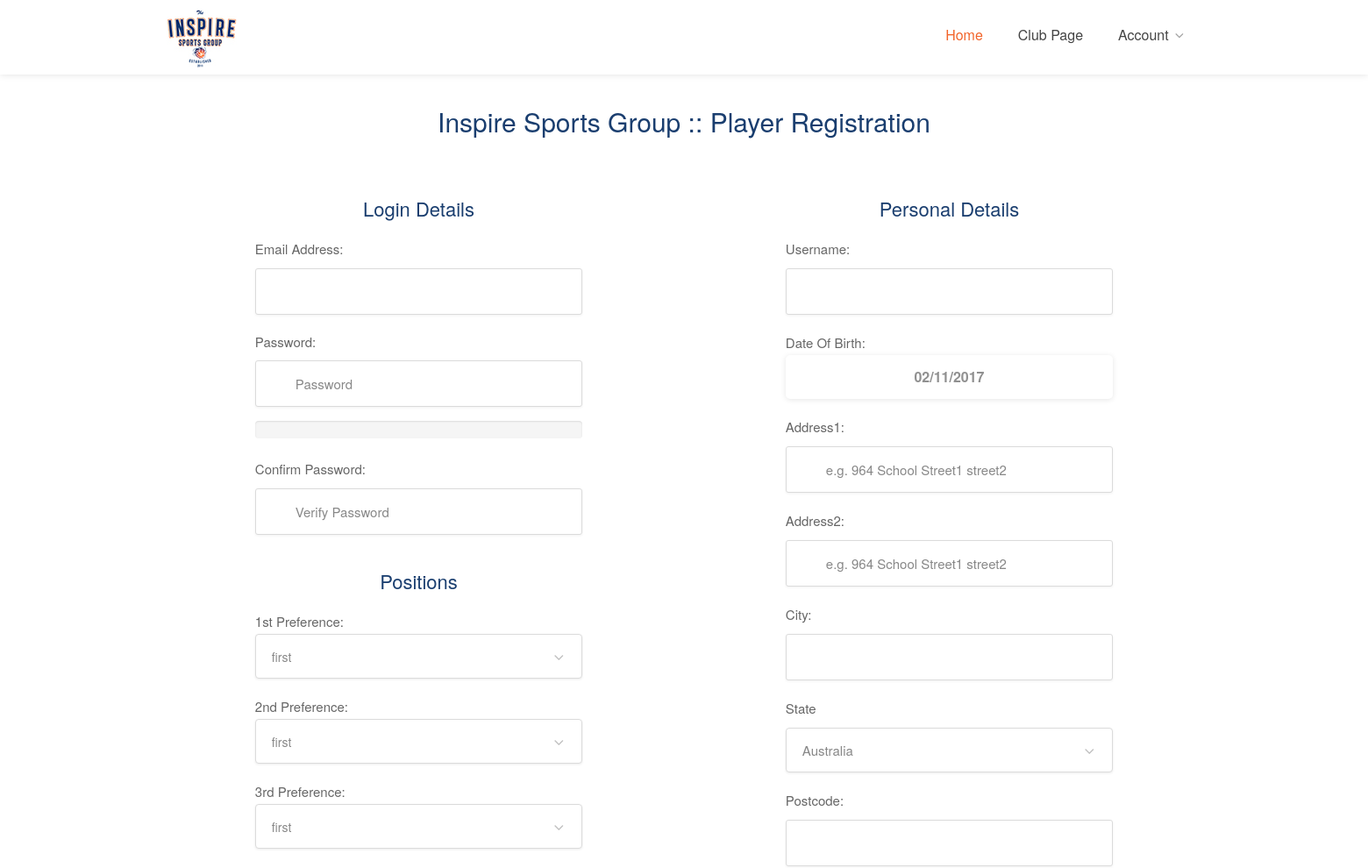
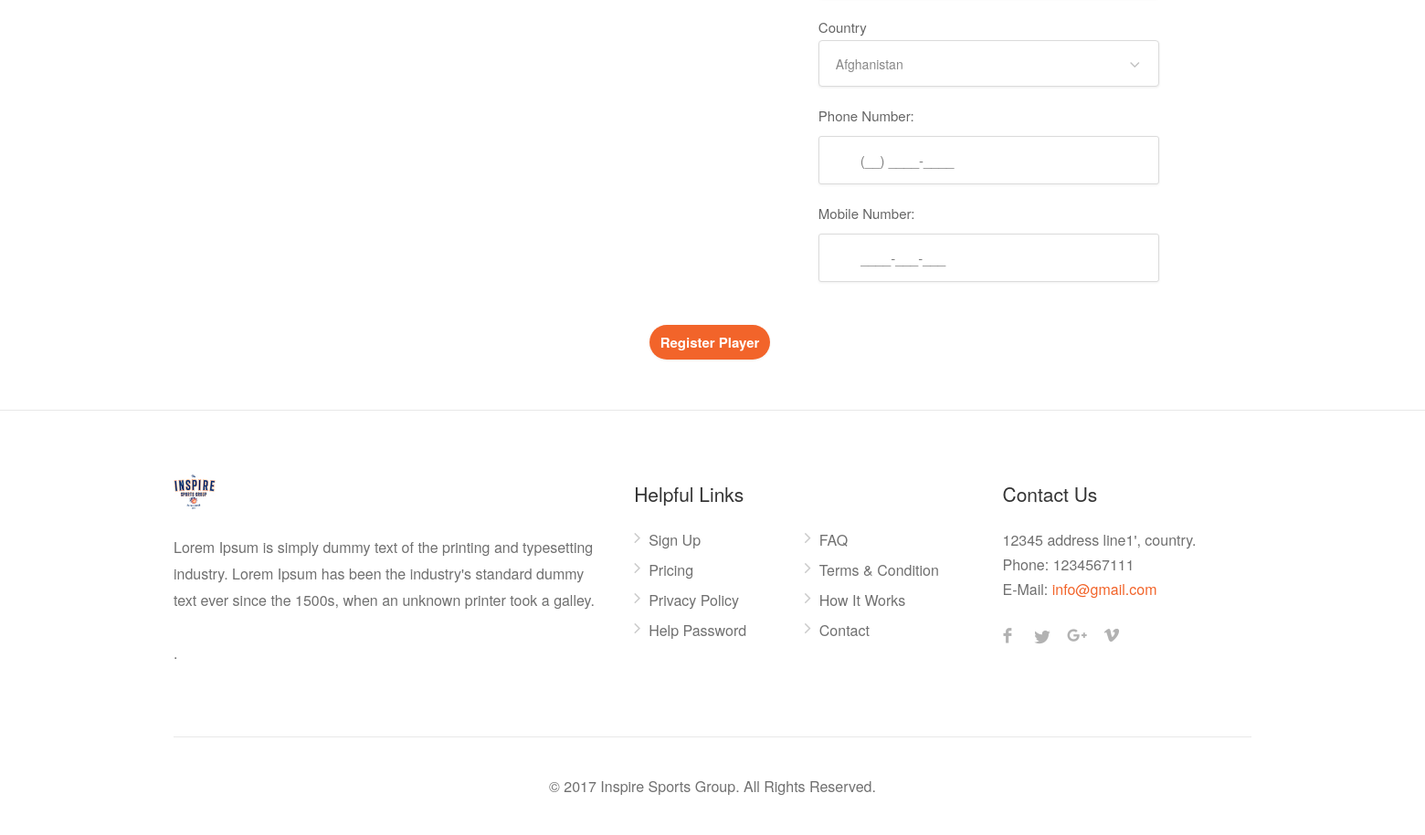
Screenshot of /index.php/netball/playerRegistration with the database file from the repository (2 pictures, top to bottom).
### tables this page shows
CREATE TABLE IF NOT EXISTS `tbl_position` (
  `position_id` int(11) NOT NULL AUTO_INCREMENT,
  `position_title` varchar(255) NOT NULL,
  PRIMARY KEY (`position_id`)
);

CREATE TABLE IF NOT EXISTS `tbl_countries` (
  `id` int(11) NOT NULL AUTO_INCREMENT,
  `country_code` varchar(2) NOT NULL DEFAULT '',
  `country_name` varchar(100) NOT NULL DEFAULT '',
  PRIMARY KEY (`id`)
);

CREATE TABLE IF NOT EXISTS `tbl_about_us` (
  `about_id` int(11) NOT NULL AUTO_INCREMENT,
  `description` longtext NOT NULL,
  PRIMARY KEY (`about_id`)
);

CREATE TABLE IF NOT EXISTS `tbl_contact_us` (
  `contact_us_id` int(11) NOT NULL AUTO_INCREMENT,
  `email` varchar(255) NOT NULL,
  `phone` varchar(255) NOT NULL,
  `address` longtext NOT NULL,
  PRIMARY KEY (`contact_us_id`)
);

### application/views/content_handler.php (called while the page is built)
<?php include('header.php');?>
<?php include('navbar.php');?>
<?php include('content.php');?>
<?php include('footer.php');?>

### application/controllers/Netball.php (called while the page is built, shortened)
<?php
class Netball extends CI_Controller {
    public function __construct()
    {
        $this->load->library(array('session'));
        $this->load->model('Netballmodel');
    }
    public function playerRegistration()
    {
        $data['postionlist'] = $this->Netballmodel->getpostionlist();
        $data['countrylist'] = $this->Netballmodel->getcountrylist();
        $data['aboutusinfo'] = $this->Netballmodel->getaboutusinfo();
        $data['sociallinkdatalist'] = $this->Netballmodel->getsociallinkdatalist();
        $data['contactusinfo'] = $this->Netballmodel->getcontactusinfo();
        $data['pageName'] = "PLAYER_REGISTRATION";
        $this->load->view("content_handler", $data);
    }
}

### index.php (called while the page is built, shortened)
<?php
require_once BASEPATH.'core/CodeIgniter.php';

### application/models/Netballmodel.php (called while the page is built, shortened)
<?php
Class Netballmodel extends CI_Model
{
    public function getcountrylist()
    {
        $this->db->select('*');
        $this->db->from('tbl_countries');
        return $this->db->get()->result();
    }
    public function getpostionlist()
    {
        $this->db->select('*');
        $this->db->from('tbl_position');
        return $this->db->get()->result();
    }
     public function getaboutusinfo()
    {
        $this->db->select('*');
        $this->db->from('tbl_about_us');
        return $this->db->get()->row();
    }
     public function getcontactusinfo()
    {
        $this->db->select('*');
        $this->db->from('tbl_contact_us');
        return $this->db->get()->row();
    }
     public function getsociallinkdatalist()
    {
        $this->db->select('*');
        $this->db->from('tbl_social_link');
        $this->db->where('status',1);
        return $this->db->get()->result();
    }
}

### application/views/contents/player-registration.php (the view, shortened to what this page needs)
<div class="fullwidth-box padding-bottom-35" id="services">
			<div class="container">
            <h3 class="headline centered margin-bottom-45 padding-top-35">Inspire Sports Group :: Player Registration</h3>
				<div class="row">
                    <form method="post" id="player_reg" action="<?php echo site_url();?>/netball/playerRegistrationFormdata" class="sign-in-form" enctype="multipart/form-data">
							<div class="col-md-4 col-md-offset-1">
                             <h4 class="headline centered margin-bottom-15 padding-top-25">Login Details</h4>
							<p class="form-row form-row-wide">
								<label for="email_player">Email Address:
									<i class="im im-icon-Mail"></i>
									<input type="text" class="input-text" name="email" id="email_player" />
								</label>
							</p>
							<div class="form-row form-group form-row-wide">
								<label for="password_player">Password:
									<i class="im im-icon-Lock-2" style="top: 48px;"></i>
									<input class="input-text exampleInputPassword1" type="password" pattern="^\S{6,}$" onchange="this.setCustomValidity(this.validity.patternMismatch ? 'Must have at least 6 characters' : ''); if(this.checkValidity()) form.confrimpassword.pattern = this.value;" placeholder="Password" name="password" id="password_player"/>
                                    <div class="progress">
                                    </div>
								</label>
							</div>
							<p class="form-row form-row-wide">
								<label for="confrimpassword">Confirm Password:
									<i class="im im-icon-Lock-2"></i>
									<input class="input-text" type="password" name="confrimpassword" id="confrimpassword" pattern="^\S{6,}$" onchange="this.setCustomValidity(this.validity.patternMismatch ? 'Please enter the same Password as above' : '');" placeholder="Verify Password" required/>
								</label>
							</p>
                            <h4 class="headline centered margin-bottom-15 padding-top-25">Positions</h4>
                            <p class="form-row form-row-wide">
                            <label for="position1_player">1st Preference:
                            <select name="position1" id="position1_player" class="chosen-select-no-single" style="display: none;">
							    <?php foreach ($postionlist as $postion) { ?>
                                    <option value="<?php if (!empty($postion->position_title)) echo $postion->position_title; ?>"><?php if (!empty($postion->position_title)) echo $postion->position_title; ?></option>
                                <?php } ?>
							</select>
                            </label>
                            </p>
                            <p class="form-row form-row-wide">
                            <label for="position2_player">2nd Preference:
                            <select name="position2" id="position2_player" class="chosen-select-no-single" style="display: none;">
	                           <?php foreach ($postionlist as $postion) { ?>
                                    <option value="<?php if (!empty($postion->position_title)) echo $postion->position_title; ?>"><?php if (!empty($postion->position_title)) echo $postion->position_title; ?></option>
                                <?php } ?>
							  </select>
                            </label>
                            </p>
                            <p class="form-row form-row-wide">
                            <label for="position3_player">3rd Preference:
                            <select name="position3" id="position3_player" class="chosen-select-no-single" style="display: none;">
								<?php foreach ($postionlist as $postion) { ?>
                                    <option value="<?php if (!empty($postion->position_title)) echo $postion->position_title; ?>"><?php if (!empty($postion->position_title)) echo $postion->position_title; ?></option>
                                <?php } ?>
							 </select>
                            </label>
                            </p>
                            </div>
                            <div class="col-md-4 col-md-offset-2">
                            <h4 class="headline centered margin-bottom-15 padding-top-25">Personal Details</h4>
                            <p class="form-row form-row-wide">
								<label for="username_player">Username:
									<i class="im im-icon-Male"></i>
									<input type="text" class="input-text" name="username" id="username_player" required/>
								</label>
							</p>
                            <p class="form-row form-row-wide">
								<label for="dateofbirth_player">Date Of Birth:
                                  <input type="text" name="dateofbirth" id="booking-date" data-lang="en" data-large-mode="true" data-min-year="1800" data-max-year="2020" data-format="d/m/Y">
								</label>
							</p>
                            <p class="form-row form-row-wide">
                                <label for="address">Address1:
                                    <i class="im im-icon-Location-2"></i>
                                    <input type="text" name="address1" id="address1" placeholder="e.g. 964 School Street1 street2" required>
                                </label>
                            </p>
                            <p class="form-row form-row-wide">
                                <label for="address">Address2:
                                    <i class="im im-icon-Location-2"></i>
                                    <input type="text" name="address2" id="address2" placeholder="e.g. 964 School Street1 street2">
                                </label>
                            </p>
							 <p class="form-row form-row-wide">
								<label for="city_player">City:
									<i class="im im-icon-City-Hall"></i>
									<input type="text" class="input-text" name="city" id="city_player" required />
								</label>
							</p>
                        <p class="form-row form-row-wide">
                            <label for="select1">State</label>
                            <select name="state" id="state" class="chosen-select-no-single"  required>
                                <option value="Australia" selected>Australia</option>
                            </select>
                        </p>
                            <p class="form-row form-row-wide">
								<label for="postcode_player">Postcode:
									<i class="im im-icon-Post-Office"></i>
									<input type="text" class="input-text" name="postcode" id="postcode_player" required />
								</label>
							</p>
							<p class="form-row form-row-wide">
                            <label for="country_player">Country
                            <select class="chosen-select-no-single" id="country_player" name="country" required style="display: none;">
                                <?php foreach ($countrylist as $country) { ?>
								    <option value="<?php if (!empty($country->country_name)) echo $country->country_name; ?>"><?php if (!empty($country->country_name)) echo $country->country_name; ?></option>
								<?php } ?>
							  </select>
                            </label>
                            </p>
                        <p class="form-row form-row-wide">
                            <label for="phonenumber">Phone Number:
                                <i class="im im-icon-Phone"></i>
                                <input id="phone" type="tel" name="phone" value="(__) ____-____" >
                            </label>
                        </p>
                        <p class="form-row form-row-wide">
                            <label for="mobilenumber">Mobile Number:
                                <i class="im im-icon-Phone-4G"></i>
                                <input id="phone2" type="tel" name="mobile" value="____-___-___" pattern="[0-9]{4}-?[0-9]{3}-?[0-9]{3}$" required>
                            </label>
                        </p>
                            </div>
                            <div class="clearfix"></div>
							<div class="col-md-12 text-center">
							<input type="submit" id="submit_action_player" class="button border fw margin-top-30 margin-bottom-20" name="register" value="Register Player" />
                            </div>
			       </form>
                </div>
			</div>
		</div>

### application/views/footer.php (shortened to what this page needs)
<link rel="stylesheet" href="https://cdnjs.cloudflare.com/ajax/libs/font-awesome/4.7.0/css/font-awesome.min.css">
  <div id="footer">
    <div class="container">
      <div class="row">
        <div class="col-md-5 col-sm-6">
          <img class="footer-logo" src="<?php echo base_url('assets/images/logoinspire.jpg');?>" alt=""> <br>
          <br>
          <p><?php if (!empty($aboutusinfo->description)) echo $aboutusinfo->description; ?>.</p>
        </div>
        <div class="col-md-4 col-sm-6 ">
          <h4>Helpful Links</h4>
          <ul class="footer-links">
            <li><a href="<?php echo site_url('netball/registerAccType');?>">Sign Up</a></li>
            <li><a href="<?php echo site_url('netball/pricing');?>">Pricing</a></li>
            <li><a href="<?php echo site_url('netball/privacy');?>">Privacy Policy</a></li>
            <li><a href="<?php echo site_url('netball/help_password');?>">Help Password</a></li>
          </ul>
          <ul class="footer-links">
            <li><a href="<?php echo site_url('netball/faq');?>">FAQ</a></li>
            <li><a href="<?php echo site_url('netball/terms_condition');?>">Terms & Condition</a></li>
            <li><a href="<?php echo site_url('netball/working');?>">How It Works</a></li>
            <li><a href="<?php echo site_url('netball/contact');?>">Contact</a></li>
          </ul>
          <div class="clearfix"></div>
        </div>
        <div class="col-md-3  col-sm-12">
          <h4>Contact Us</h4>
          <div class="text-widget"> <span><?php if (!empty($contactusinfo->address)) echo $contactusinfo->address; ?></span> <br>
            Phone: <span><?php if (!empty($contactusinfo->phone)) echo $contactusinfo->phone; ?></span><br>
            E-Mail:<span> <a href="#"><?php if (!empty($contactusinfo->email)) echo $contactusinfo->email; ?></a> </span><br>
          </div>
          <ul class="social-icons margin-top-20">
             <?php
              $fade = "";
              $service = "";
              $index = 0;
              foreach ($sociallinkdatalist as $sociallinkdata) {
                if($index == 0) {
                  $service = "facebook";
                  $fade = "icon-facebook";
                }
                else if($index == 1) {
                  $service = "twitter";
                  $fade = "icon-twitter";
                }
                else if($index == 2) {
                  $service = "gplus";
                  $fade = "icon-gplus";
                }
                else if($index == 3) {
                  $service = "vimeo";
                  $fade = "icon-vimeo";
                }
                 else if($index == 4) {
                 break;
                }
              ?>
                <li><a class="<?php echo $service; ?>" href="<?php if (!empty($sociallinkdata->link)) echo $sociallinkdata->link; ?>" target="new"><i class="<?php echo $fade; ?>"></i></a></li>
            <?php $index++; } ?>
          </ul>
        </div>
      </div>
      <div class="row">
        <div class="col-md-12">
          <div class="copyrights">© 2017 Inspire Sports Group. All Rights Reserved.</div>
        </div>
      </div>
    </div>
  </div>
<link href="<?php echo base_url('assets/css/plugins/datedropper.css');?>" rel="stylesheet" type="text/css">
</body>
</html>

### rows the page displays
tbl_position: position_title "first"
tbl_countries: country_name "Afghanistan"
tbl_about_us: description "Lorem Ipsum is simply dummy text of the printing and typesetting industry. Lorem Ipsum has been the industry's standard dummy text ever since the 1500s, when an unknown printer took a galley."
tbl_contact_us: address "12345 address line1', country.", phone "1234567111", email "info@gmail.com"
